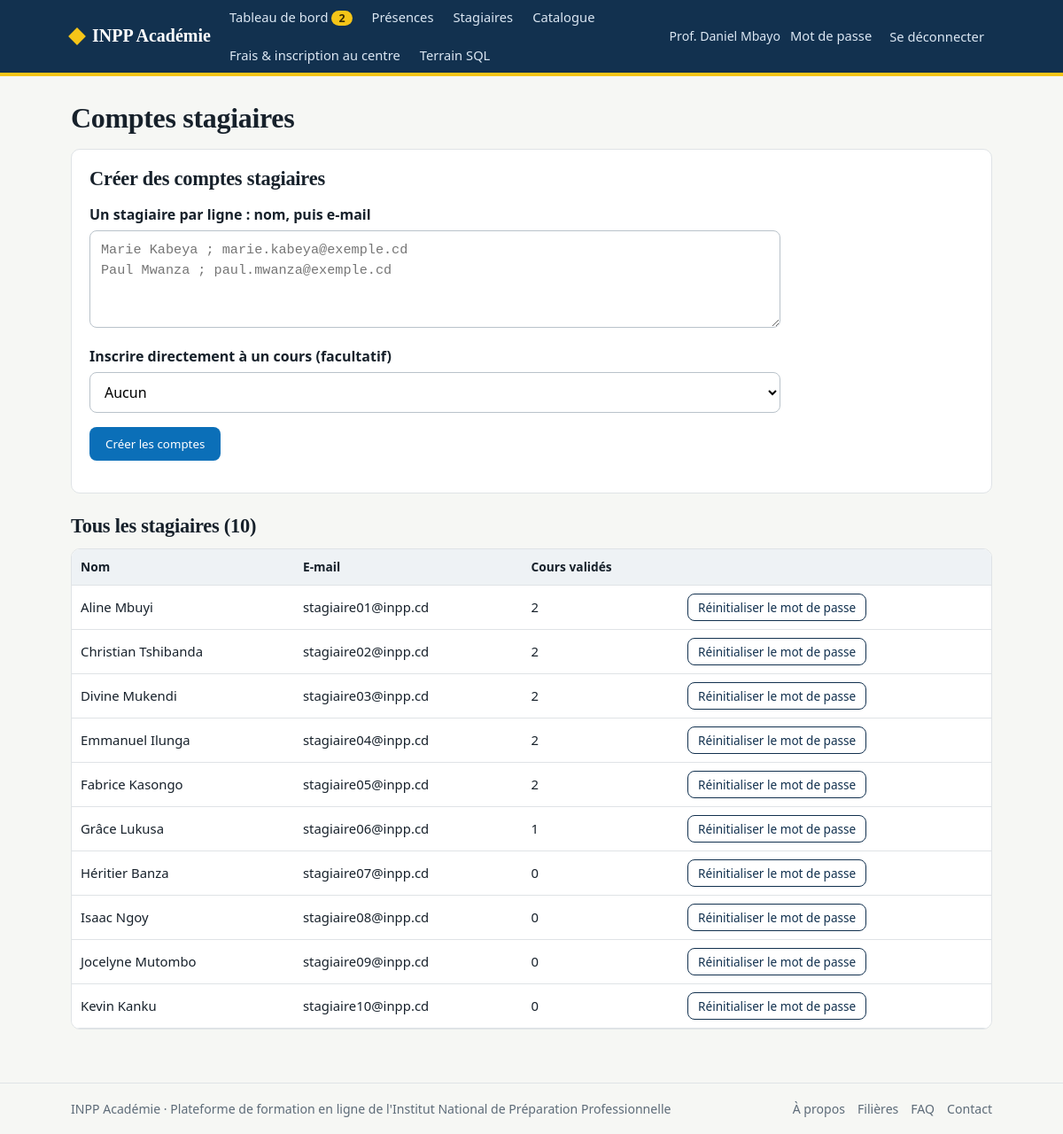
Screenshot of /formateur/stagiaires (signed in) with the database file from the repository.
### tables this page shows
CREATE TABLE users (
    id INTEGER PRIMARY KEY AUTOINCREMENT,
    full_name TEXT NOT NULL,
    email TEXT NOT NULL UNIQUE,
    password_hash TEXT NOT NULL,
    role TEXT NOT NULL CHECK (role IN ('formateur', 'stagiaire', 'secretaire')),
    must_change_password INTEGER NOT NULL DEFAULT 0,
    created_by INTEGER REFERENCES users(id) ON DELETE SET NULL,
    created_at TEXT NOT NULL DEFAULT (datetime('now'))
);

### app.py (the view, shortened to what this page needs)
@app.route("/formateur/stagiaires", methods=["GET", "POST"])
@trainer_required
def learners():
    conn = get_db()
    created = None
    rows = conn.execute(
        "SELECT u.*, (SELECT COUNT(*) FROM enrollments e WHERE e.user_id=u.id AND e.status='approved') AS nb_courses "
        "FROM users u WHERE u.role='stagiaire' ORDER BY u.full_name").fetchall()
    my_courses_list = conn.execute("SELECT id, title FROM courses WHERE trainer_id=? ORDER BY title",
                                   (g.user["id"],)).fetchall()
    return render_template("formateur/learners.html", learners=rows, courses=my_courses_list, created=created)

### app.py (called while the page is built)
def get_db():
    if "db" not in g:
        g.db = database.connect()
    return g.db

def csrf_field():
    if "_csrf" not in session:
        session["_csrf"] = secrets.token_hex(16)
    from markupsafe import Markup
    return Markup(f'<input type="hidden" name="_csrf" value="{session["_csrf"]}">')

@app.before_request
def csrf_protect():
    if request.method == "POST":
        sent = request.form.get("_csrf", "")
        if not sent or not secrets.compare_digest(sent, session.get("_csrf", "")):
            abort(400, "Formulaire expiré. Rechargez la page et recommencez.")

@app.before_request
def load_user():
    g.user = None
    uid = session.get("uid")
    if uid:
        g.user = get_db().execute("SELECT * FROM users WHERE id=?", (uid,)).fetchone()
        if g.user is None:
            session.clear()
    if (g.user and g.user["must_change_password"]
            and request.endpoint not in ("change_password", "logout", "static")):
        return redirect(url_for("change_password"))

@app.context_processor
def inject_nav():
    pending = 0
    if g.get("user") and g.user["role"] == "formateur":
        pending = get_db().execute(
            "SELECT COUNT(*) FROM enrollments e JOIN courses c ON c.id=e.course_id "
            "WHERE c.trainer_id=? AND e.status='pending'", (g.user["id"],)).fetchone()[0]
    return {"pending_total": pending}

def login_required(view):
    @wraps(view)
    def wrapped(*a, **kw):
        if not g.user:
            flash("Connectez-vous pour continuer.", "info")
            return redirect(url_for("login", next=request.path))
        return view(*a, **kw)
    return wrapped

def trainer_required(view):
    @wraps(view)
    @login_required
    def wrapped(*a, **kw):
        if g.user["role"] != "formateur":
            abort(403)
        return view(*a, **kw)
    return wrapped

### db.py (called while the page is built)
def connect():
    conn = sqlite3.connect(DB_PATH)
    conn.row_factory = sqlite3.Row
    conn.execute("PRAGMA foreign_keys = ON")
    return conn

### templates/formateur/learners.html (shortened to what this page needs)
{% extends "base.html" %}{% block title %}Stagiaires{% endblock %}
{% block content %}
<h1>Comptes stagiaires</h1>
<div class="card noprint" style="margin-bottom:24px">
  <h2>Créer des comptes stagiaires</h2>
  <form method="post" class="form wide">{{ csrf_field() }}
    <label for="b">Un stagiaire par ligne : nom, puis e-mail</label>
    <textarea id="b" name="bulk" class="code" placeholder="Marie Kabeya ; marie.kabeya@exemple.cd&#10;Paul Mwanza ; paul.mwanza@exemple.cd" required></textarea>
    <label for="c">Inscrire directement à un cours (facultatif)</label>
    <select id="c" name="course_id"><option value="">Aucun</option>{% for c in courses %}<option value="{{ c.id }}">{{ c.title }}</option>{% endfor %}</select>
    <p><button class="btn">Créer les comptes</button></p>
  </form>
</div>
<h2 class="noprint">Tous les stagiaires ({{ learners|length }})</h2>
<div class="scroll noprint"><table><thead><tr><th>Nom</th><th>E-mail</th><th>Cours validés</th><th></th></tr></thead><tbody>
{% for u in learners %}<tr><td>{{ u.full_name }}{% if u.must_change_password %} <span class="tag warn">Mot de passe temporaire</span>{% endif %}</td><td>{{ u.email }}</td><td>{{ u.nb_courses }}</td>
<td><form method="post" action="{{ url_for('reset_password', uid=u.id) }}" onsubmit="return confirm('Générer un nouveau mot de passe temporaire ?')">{{ csrf_field() }}<button class="btn alt small">Réinitialiser le mot de passe</button></form></td></tr>{% endfor %}
</tbody></table></div>
{% endblock %}

### templates/base.html (shortened to what this page needs)
<!doctype html>
<html lang="fr">
<head>
<link rel="stylesheet" href="{{ url_for('static', filename='style.css') }}">
</head>
<body>
<header class="topbar noprint"><div class="wrap">
  <a class="brand" href="{{ url_for('index') }}"><i></i>INPP Académie</a>
  <nav>
    {% if g.user and g.user.role == 'formateur' %}
      <a href="{{ url_for('trainer_dashboard') }}">Tableau de bord{% if pending_total %}<span class="badge">{{ pending_total }}</span>{% endif %}</a>
      <a href="{{ url_for('sections_list') }}">Présences</a>
      <a href="{{ url_for('learners') }}">Stagiaires</a>
      <a href="{{ url_for('catalogue') }}">Catalogue</a>
    {% elif g.user and g.user.role == 'secretaire' %}
      <a href="{{ url_for('sec_dashboard') }}">Secrétariat</a>
      <a href="{{ url_for('sec_new') }}">Nouvelle inscription</a>
      <a href="{{ url_for('sec_registry') }}">Registre</a>
      <a href="{{ url_for('sec_jury') }}">Jury</a>
      <a href="{{ url_for('sec_tariffs') }}">Tarifs</a>
    {% elif g.user %}
      <a href="{{ url_for('my_courses') }}">Mes formations</a>
      <a href="{{ url_for('catalogue') }}">Catalogue</a>
    {% else %}
      <a href="{{ url_for('catalogue') }}">Catalogue</a>
      <a href="{{ url_for('filieres_public') }}">Filières</a>
      <a href="{{ url_for('apropos') }}">À propos</a>
    {% endif %}
    {% if not g.user or g.user.role != 'secretaire' %}<a href="{{ url_for('procedure') }}">Frais &amp; inscription au centre</a>{% endif %}
    {% if g.user and g.user.role != 'secretaire' %}<a href="{{ url_for('sql_lab') }}">Terrain SQL</a>{% endif %}
  </nav>
  <div class="who">
    {% if g.user %}
      <span>{{ g.user.full_name }}</span>
      <a class="linkbtn" href="{{ url_for('change_password') }}">Mot de passe</a>
      <form method="post" action="{{ url_for('logout') }}" style="margin:0">{{ csrf_field() }}<button class="linkbtn">Se déconnecter</button></form>
    {% else %}
      <a class="linkbtn" href="{{ url_for('login') }}">Se connecter</a>
      <a class="btn sun small" href="{{ url_for('register') }}">Créer un compte</a>
    {% endif %}
  </div>
</div></header>
<main><div class="wrap">
  {% block content %}{% endblock %}
</div></main>
<footer class="noprint"><div class="wrap">
  <div class="row between">
    <span>INPP Académie · Plateforme de formation en ligne de l'Institut National de Préparation Professionnelle</span>
    <nav class="row" style="gap:14px">
      <a href="{{ url_for('apropos') }}">À propos</a>
      <a href="{{ url_for('filieres_public') }}">Filières</a>
      <a href="{{ url_for('faq') }}">FAQ</a>
      <a href="{{ url_for('contact') }}">Contact</a>
    </nav>
  </div>
</div></footer>
</body>
</html>

### static/style.css (style rules this page uses)
:root { --ink:#17212b;--muted:#5d6b78;--navy:#12314f;--river:#0b6fb8;--sun:#f5c518;--paper:#f6f7f4;--card:#fff;--line:#dfe3e6;--ok:#1f7a4d;--okbg:#e6f4ec;--bad:#b3261e;--badbg:#fdeceb;--warn:#7a5a00;--warnbg:#fff4cc;--infobg:#e7f1fa }
* { box-sizing:border-box }
body { margin:0;font:16px/1.55 "Segoe UI",Roboto,Helvetica,Arial,sans-serif;color:var(--ink);background:var(--paper) }
h1,h2,h3 { font-family:Georgia,"Times New Roman",serif;line-height:1.2;margin:0 0 .5em;letter-spacing:-.01em }
h1 { font-size:2rem }
h2 { font-size:1.4rem }
a { color:var(--river) }
.wrap { max-width:1080px;margin:0 auto;padding:0 20px }
.topbar { background:var(--navy);color:#fff;border-bottom:4px solid var(--sun) }
.topbar .wrap { display:flex;align-items:center;gap:12px;min-height:58px;flex-wrap:wrap }
.brand { font:700 1.25rem Georgia,serif;color:#fff;text-decoration:none;display:flex;align-items:center;gap:10px }
.brand i { width:14px;height:14px;background:var(--sun);display:inline-block;transform:rotate(45deg) }
.topbar nav { display:flex;gap:4px;flex:1;flex-wrap:wrap }
.topbar nav a,.linkbtn { color:#dbe7f3;text-decoration:none;padding:8px 9px;border-radius:6px;font-size:.92rem;background:none;border:0;cursor:pointer;font-family:inherit }
.who { display:flex;align-items:center;gap:2px;font-size:.88rem;color:#dbe7f3 }
.badge { background:var(--sun);color:#3a2d00;border-radius:999px;padding:0 8px;font-size:.78rem;font-weight:700;margin-left:4px }
main { padding:28px 0 60px;min-height:70vh }
footer { border-top:1px solid var(--line);padding:18px 0;color:var(--muted);font-size:.88rem }
footer a { color:var(--muted);text-decoration:none }
footer .row { flex-wrap:wrap;gap:10px }
.card { background:var(--card);border:1px solid var(--line);border-radius:10px;padding:20px }
.row { display:flex;gap:12px;align-items:center;flex-wrap:wrap }
.between { justify-content:space-between }
.btn { display:inline-block;background:var(--river);color:#fff;border:0;border-radius:8px;padding:10px 18px;font:600 .95rem inherit;font-family:inherit;text-decoration:none;cursor:pointer }
.btn.alt { background:#fff;color:var(--navy);border:1px solid var(--navy) }
.btn.small { padding:5px 11px;font-size:.85rem }
label { display:block;font-weight:600;margin:14px 0 5px }
input[type=text],input[type=email],input[type=password],input[type=number],input[type=search],select,textarea { width:100%;padding:10px 12px;border:1px solid #b9c2ca;border-radius:8px;font:inherit;background:#fff }
textarea { min-height:130px;resize:vertical }
textarea.code { font-family:Consolas,"Courier New",monospace;font-size:.95rem;min-height:110px }
.form { max-width:520px }
.form.wide { max-width:780px }
table { width:100%;border-collapse:collapse;background:#fff;font-size:.93rem }
th,td { padding:9px 10px;border-bottom:1px solid var(--line);text-align:left;vertical-align:middle }
th { background:#eef2f5;font-weight:600;font-size:.86rem }
.scroll { overflow-x:auto;border:1px solid var(--line);border-radius:10px }

### rows the page displays
users: user.full_name "Prof. Daniel Mbayo"
users: full_name "Aline Mbuyi", email "stagiaire01@inpp.cd", nb_courses "2"
users: full_name "Christian Tshibanda", email "stagiaire02@inpp.cd", nb_courses "2"
users: full_name "Divine Mukendi", email "stagiaire03@inpp.cd", nb_courses "2"
users: full_name "Emmanuel Ilunga", email "stagiaire04@inpp.cd", nb_courses "2"
users: full_name "Fabrice Kasongo", email "stagiaire05@inpp.cd", nb_courses "2"
users: full_name "Grâce Lukusa", email "stagiaire06@inpp.cd", nb_courses "1"
users: full_name "Héritier Banza", email "stagiaire07@inpp.cd", nb_courses "0"
users: full_name "Isaac Ngoy", email "stagiaire08@inpp.cd", nb_courses "0"
users: full_name "Jocelyne Mutombo", email "stagiaire09@inpp.cd", nb_courses "0"
users: full_name "Kevin Kanku", email "stagiaire10@inpp.cd", nb_courses "0"

### other values shown
{{ pending_total }} "2"
{{ learners|length }} "10"
